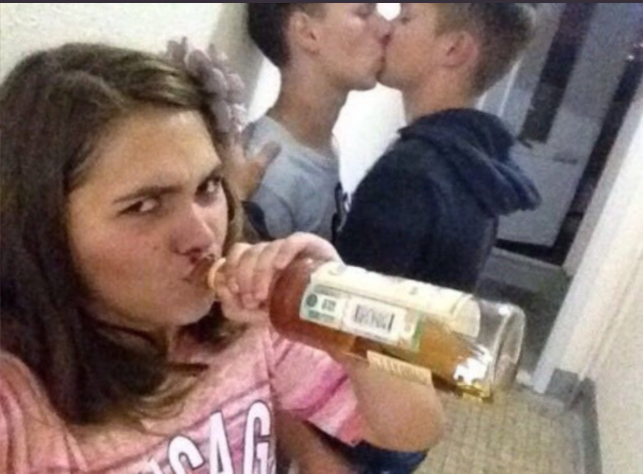
#> input picture asciiart/Capture_2020-06-27-14-31-50.png, 1285 x 947 px, found by its file name (shown at 1/2 size)
$ python ascii.py
#> lines starting #> are read from the running program, lines starting #| are printed output that depends on the picture
from PIL import Image
import subprocess
from colorama import Fore, Style

ASCIIChars = "`^\",:;Il!i~+_-?][}{1)(|\\/tfjrxnuvczXYUJCLQ0OZmwqpdbkhao*#MW&8%B@$"
maxPixelValue = 256

def getPixelMatrix(img, height):
    img.thumbnail((height, 200))
    pixels = list(img.getdata())
    return [pixels[i:i+img.width] for i in range(0, len(pixels), img.width)]

def getIntensityMatrix(pixelsMatrix, algoName = "average"):
    intensityMatrix = []
    for row in pixelsMatrix:
        intensityRow = []
        for p in row:
            if(algoName == "average"):
                intensity = (p[0] + p[1] + p[2] / 3.0)
            elif (algoName == 'max_min'):
                intensity = (max(p) + min(p) / 2.0)
            elif (algoName == 'luminosity'):
                intensity = 0.21*p[0] + 0.72*p[1] + 0.07*p[2]
            else:
                raise Exception("Unrecognixed algoName: %s" % algoName)
            intensityRow.append(intensity)
        intensityMatrix.append(intensityRow)
    return intensityMatrix

def normalizeIntensityMatrix(intensityMatrix):
    normalizedIntensityMatrix = []
    maxPixel = max(map(max, intensityMatrix))
    minPixel = min(map(max, intensityMatrix))
    for row in intensityMatrix:
        rescaledRow = []
        for p in row:
            r = maxPixelValue * (p - minPixel) / float(maxPixel - minPixel)
            rescaledRow.append(r)
        normalizedIntensityMatrix.append(rescaledRow)

    return normalizedIntensityMatrix

def invertIntensityMatrix(intensityMatrix, ASCIIChars):
    invertedIntensityMatrix = []
    for row in intensityMatrix:
        invertedRow = []
        for p in row:
            invertedRow.append(maxPixelValue - p)
        invertedIntensityMatrix.append(invertedRow)

    return invertedIntensityMatrix

def convertToASCII(intensityMatrix, ASCIIChars):
        ASCIIMatrix = []
        for row in intensityMatrix:
            ASCIIRow = []
            for p in row:
                ASCIIRow.append(ASCIIChars[int(p/maxPixelValue * len(ASCIIChars)) - 1])
            ASCIIMatrix.append(ASCIIRow)

        return ASCIIMatrix

def printASCIIMatrix(ASCIIMatrix, textColor):
    for row in ASCIIMatrix:
        line = [p + p + p for p in row]
        print(textColor + "".join(line))

    print(Style.RESET_ALL)

filepath = "/Users/kuro/Desktop/school/cs projects/asciiart/Capture_2020-06-27-14-31-50.png"
subprocess.call(["imagesnap", filepath, "-w", "2"])
#> (this line was passed over: subprocess is not available in this run)

img = Image.open(filepath)
#> img is the input picture: PIL image 1285x947 RGBA; mean R, G, B, A 132.9, 113.7, 108.1, 255
pixels = getPixelMatrix(img, 100)
#> in getPixelMatrix, `img.thumbnail((height, 200))`:
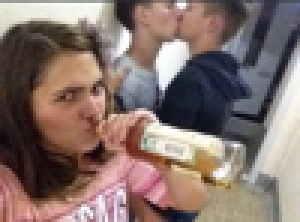
#> img: PIL image 100x74 RGBA (shown 3 times larger); mean R, G, B, A 133, 113.8, 108.2, 255
#> in getPixelMatrix, `pixels = list(img.getdata())`: pixels = 7400 items, first 6: (159, 156, 148, 255), (160, 157, 151, 255), (156, 155, 151, 255), (154, 153, 149, 255), (155, 154, 150, 255), (159, 158, 155, 255)
#> pixels = 74 items

intensityMatrix = getIntensityMatrix(pixels, "luminosity")
#> the loop in getIntensityMatrix, `for row in pixelsMatrix:` made 74 passes
#> intensityMatrix = 74 items
intensityMatrix = normalizeIntensityMatrix(intensityMatrix)
#> in normalizeIntensityMatrix, `maxPixel = max(map(max, intensityMatrix))`: maxPixel = 255
#> in normalizeIntensityMatrix, `minPixel = min(map(max, intensityMatrix))`: minPixel = 166.5
#> the loop in normalizeIntensityMatrix, `for row in intensityMatrix:` made 74 passes
#> after the loop in normalizeIntensityMatrix, `for row in intensityMatrix:`: normalizedIntensityMatrix = 74 items
#> the loop in convertToASCII, `for row in intensityMatrix:` made 1 pass
#> after the loop in convertToASCII, `for row in intensityMatrix:`: ASCIIMatrix = []

#> (the run stopped early here; a loop or call above may not have finished)
